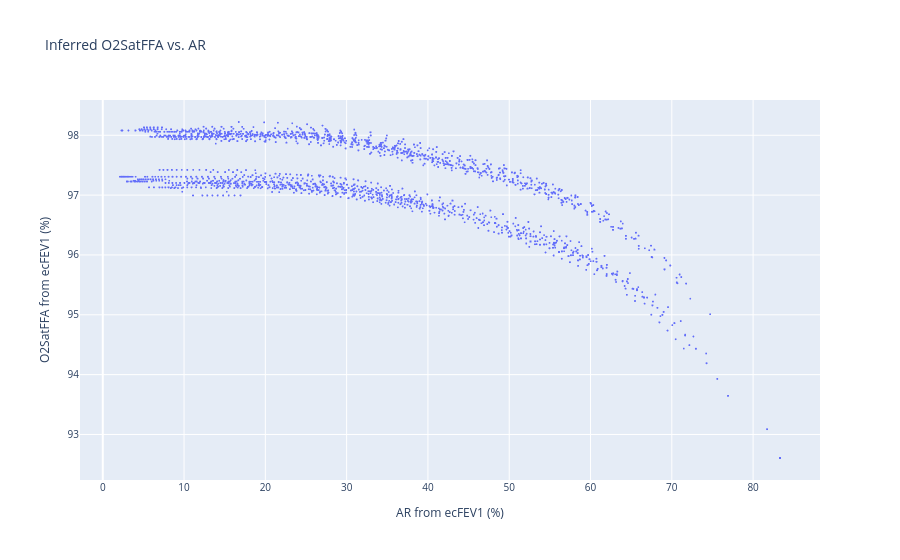

Notebook code cell kept with this figure:
### Code cell
# Add title: inferred O2SatFFA from ecFEV1 vs. AR
title = "Inferred O2SatFFA vs. AR"
fig = px.scatter(
    df,
    x="AR from ecFEV1 (%)",
    y="O2SatFFA from ecFEV1 (%)",
    title=title,
    hover_data=["ID", "ecFEV1"],
)
# Reduce marker size
fig.update_traces(marker=dict(size=2))
fig.update_layout(font=dict(size=10), title=title)
fig.show()

### Figure 1 — Plotly figure (JSON) as saved in the notebook; plotly's stock layout.template omitted (floating-point values rounded to 4 significant figures; data arrays with more than 128 entries replaced by an {"elided": "..."} marker saying what was removed)
{"data": [{"customdata": {"elided": "20397x2 mixed values"}, "hovertemplate": "AR from ecFEV1 (%)=%{x}<br>O2SatFFA from ecFEV1 (%)=%{y}<br>ID=%{customdata[0]}<br>ecFEV1=%{customdata[1]}<extra></extra>", "legendgroup": "", "marker": {"color": "#636efa", "size": 2, "symbol": "circle"}, "mode": "markers", "name": "", "showlegend": false, "type": "scattergl", "x": {"elided": "20397 float values"}, "xaxis": "x", "y": {"elided": "20397 float values"}, "yaxis": "y"}], "layout": {"font": {"size": 10}, "legend": {"tracegroupgap": 0}, "title": {"text": "Inferred O2SatFFA vs. AR"}, "xaxis": {"anchor": "y", "domain": [0, 1], "title": {"text": "AR from ecFEV1 (%)"}}, "yaxis": {"anchor": "x", "domain": [0, 1], "title": {"text": "O2SatFFA from ecFEV1 (%)"}}}}
